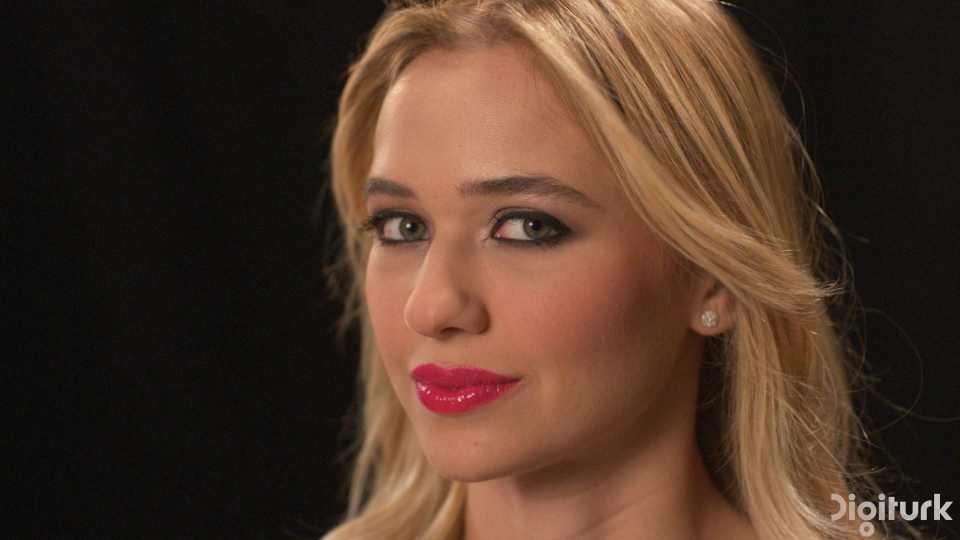
#> input picture debug_frames_decoder/frame_000000_05_iframe_reconstructed_raw.png, 1920 x 1080 px (shown at 1/2 size)
$ python quantum_compressor_wrapper.py --input_image debug_frames_decoder/frame_000000_05_iframe_reconstructed_raw.png --output_dir out
#> lines starting #> are read from the running program, lines starting #| are printed output that depends on the picture
# backend/quantum_compressor_wrapper.py
import pennylane as qml
from pennylane import numpy as np_pl # Use alias to avoid confusion with standard numpy
from PIL import Image
from scipy.fftpack import dct, idct
import numpy # Standard numpy for some operations if needed
import matplotlib
matplotlib.use('Agg') # For non-interactive plotting
import matplotlib.pyplot as plt
from matplotlib.colors import SymLogNorm
import math
import os
import argparse
import json
import sys
import traceback

# --- Parameters (will be set by argparse) ---
# IMAGE_PATH, OUTPUT_DIR, BLOCK_SIZE, COEFFICIENT_QUBITS, Q_FACTOR
# POS_QUBITS_PER_DIM, X_POS_QUBITS, Y_POS_QUBITS, AUX_QUBITS, TOTAL_QUBITS

# --- Helper Functions --- (Copied from your script, with minor adjustments)
def image_to_grayscale_matrix(image_path):
    try:
        img = Image.open(image_path).convert('L')
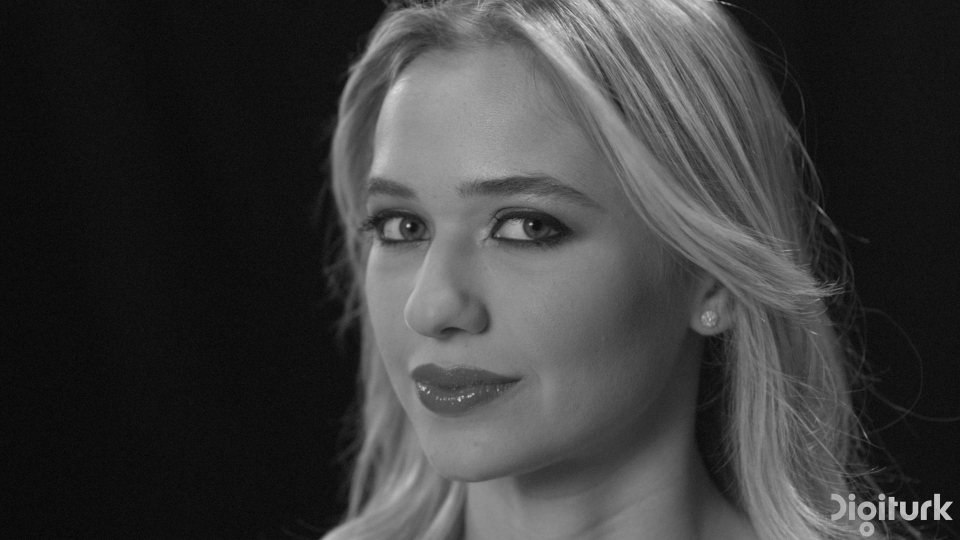
#> img: PIL image 1920x1080 L (shown at 1/2 size); min 0, max 225, mean 59.3
        return np_pl.array(img, dtype=float), img
    except FileNotFoundError:
        print(f"Error: Image not found at {image_path}. Creating a dummy image.", file=sys.stderr)
        dummy_img_arr = np_pl.zeros((128,128), dtype=float)
        for i in range(128):
            for j in range(128):
                dummy_img_arr[i,j] = (i+j) % 256
        dummy_pil_img = Image.fromarray(dummy_img_arr.astype(numpy.uint8), 'L')
        return dummy_img_arr, dummy_pil_img
    except Exception as e:
        print(f"Error loading image {image_path}: {e}", file=sys.stderr)
        raise

def dct2(block):
    return dct(dct(block.T, norm='ortho').T, norm='ortho')

def idct2(block):
    return idct(idct(block.T, norm='ortho').T, norm='ortho')

def quantize(block, q_factor):
    return np_pl.round(block / q_factor)

def dequantize(quantized_block, q_factor):
    return quantized_block * q_factor

# [49 lines left out: functions get_non_zero_coeffs, binary_representation, calculate_psnr, save_image_from_array, not called in this run]

# --- Main Processing ---
def main():
    parser = argparse.ArgumentParser(description="Experimental Quantum I-Frame Compressor (EFRQI based)")
    parser.add_argument('--input_image', type=str, required=True, help="Path to the input image.")
    parser.add_argument('--output_dir', type=str, required=True, help="Directory to save output images and plots.")
    parser.add_argument('--q_factor', type=int, default=30, help="Quantization factor.")
    parser.add_argument('--block_size', type=int, default=8, choices=[4, 8, 16], help="Block size for DCT (e.g., 8 for 8x8).")
    parser.add_argument('--coeff_qubits', type=int, default=8, help="Number of qubits for coefficient magnitude.")
    parser.add_argument('--visualize_first_block', action='store_true', help="Enable detailed visualization for the first non-empty block (can be slow).")

    args = parser.parse_args()

    # --- Parameters from args ---
    IMAGE_PATH = args.input_image
    OUTPUT_DIR = args.output_dir
    BLOCK_SIZE = args.block_size
    COEFFICIENT_QUBITS = args.coeff_qubits
    Q_FACTOR = args.q_factor

    POS_QUBITS_PER_DIM = math.ceil(math.log2(BLOCK_SIZE))
    X_POS_QUBITS = POS_QUBITS_PER_DIM
    Y_POS_QUBITS = POS_QUBITS_PER_DIM
    AUX_QUBITS = 1  # For EFRQI construction
    TOTAL_QUBITS = COEFFICIENT_QUBITS + X_POS_QUBITS + Y_POS_QUBITS + AUX_QUBITS

    results = {
        "status": "processing",
        "parameters": vars(args),
        "output_files": {}
    }

    print(f"--- Quantum Compressor Configuration ---")
    print(f"Input image: {IMAGE_PATH}")
    print(f"Output directory: {OUTPUT_DIR}")
    print(f"Block size: {BLOCK_SIZE}x{BLOCK_SIZE}")
    print(f"Coefficient qubits: {COEFFICIENT_QUBITS}")
    print(f"X position qubits: {X_POS_QUBITS}")
    print(f"Y position qubits: {Y_POS_QUBITS}")
    print(f"Auxiliary qubits: {AUX_QUBITS}")
    print(f"Total qubits for EFRQI circuit: {TOTAL_QUBITS}")
    print(f"Quantization Factor (Q): {Q_FACTOR}")
    print(f"Visualize first block: {args.visualize_first_block}")
    print(f"--------------------------------------\n")

    if not os.path.exists(OUTPUT_DIR):
        os.makedirs(OUTPUT_DIR)
        print(f"Created output directory: {OUTPUT_DIR}")

    try:
        original_image_matrix, original_pil_img = image_to_grayscale_matrix(IMAGE_PATH)
        H, W = original_image_matrix.shape
        print(f"Original image dimensions: {H}x{W}")

        base_image_name = os.path.splitext(os.path.basename(IMAGE_PATH))[0]

        raw_image_filename = f"{base_image_name}_original_grayscale"
        raw_image_path = os.path.join(OUTPUT_DIR, raw_image_filename)
        saved_raw_path = save_image_from_array(original_image_matrix.astype(numpy.uint8), raw_image_path, original_pil_img)
        if saved_raw_path: results["output_files"]["original_grayscale"] = saved_raw_path

        padded_H = math.ceil(H / BLOCK_SIZE) * BLOCK_SIZE
        padded_W = math.ceil(W / BLOCK_SIZE) * BLOCK_SIZE
        padded_image_matrix = np_pl.zeros((padded_H, padded_W), dtype=float) # Ensure float for dct
        padded_image_matrix[0:H, 0:W] = original_image_matrix
        reconstructed_image_matrix = np_pl.zeros((padded_H, padded_W), dtype=float)

        # --- EFRQI Quantum Circuit Definition ---
        coeff_wires = list(range(COEFFICIENT_QUBITS))
        aux_wire = COEFFICIENT_QUBITS
        x_pos_wires = list(range(aux_wire + 1, aux_wire + 1 + X_POS_QUBITS))
        y_pos_wires = list(range(x_pos_wires[-1] + 1, x_pos_wires[-1] + 1 + Y_POS_QUBITS))

        dev = qml.device("default.qubit", wires=TOTAL_QUBITS)

        # [29 lines left out: function efrqi_block_encoder_visual, not called in this run]


        num_blocks_processed = 0
        total_non_zero_classical_coeffs = 0
        first_block_processed_for_viz = False

        print(f"\nProcessing image in {BLOCK_SIZE}x{BLOCK_SIZE} blocks...")
        for r_base in range(0, padded_H, BLOCK_SIZE):
            for c_base in range(0, padded_W, BLOCK_SIZE):
                block_original = padded_image_matrix[r_base:r_base+BLOCK_SIZE, c_base:c_base+BLOCK_SIZE]
                dct_block = dct2(block_original)
                quantized_dct_block = quantize(dct_block, Q_FACTOR)
                non_zero_classical = get_non_zero_coeffs(quantized_dct_block)
                total_non_zero_classical_coeffs += len(non_zero_classical)

                if args.visualize_first_block and not first_block_processed_for_viz and len(non_zero_classical) > 0:
                    print(f"\n--- Visualizing First Non-Empty Block Processing (Block at {r_base},{c_base}) ---")
                    fig_dct, axes_dct = plt.subplots(1, 4, figsize=(20, 5))
                    axes_dct[0].imshow(block_original, cmap='gray', vmin=0, vmax=255)
                    axes_dct[0].set_title("Original Block")
                    axes_dct[0].axis('off')
                    norm_dct_coeffs = SymLogNorm(linthresh=0.1, linscale=0.3, base=10, vmin=dct_block.min(), vmax=dct_block.max())
                    im_dct = axes_dct[1].imshow(dct_block, cmap='coolwarm', norm=norm_dct_coeffs)
                    axes_dct[1].set_title("DCT Coefficients")
                    axes_dct[1].axis('off')
                    fig_dct.colorbar(im_dct, ax=axes_dct[1], orientation='vertical', fraction=0.046, pad=0.04)
                    norm_quant_coeffs = SymLogNorm(linthresh=0.1, linscale=0.3, base=10, vmin=quantized_dct_block.min(), vmax=quantized_dct_block.max())
                    im_quant = axes_dct[2].imshow(quantized_dct_block, cmap='coolwarm', norm=norm_quant_coeffs)
                    axes_dct[2].set_title(f"Quantized DCT (Q={Q_FACTOR})")
                    axes_dct[2].axis('off')
                    fig_dct.colorbar(im_quant, ax=axes_dct[2], orientation='vertical', fraction=0.046, pad=0.04)

                    temp_reconstructed_quant_dct_block = np_pl.zeros((BLOCK_SIZE, BLOCK_SIZE))
                    for coeff_info in non_zero_classical:
                         temp_reconstructed_quant_dct_block[coeff_info['row'], coeff_info['col']] = coeff_info['value_quantized']
                    temp_dequantized_block = dequantize(temp_reconstructed_quant_dct_block, Q_FACTOR)
                    temp_idct_block = idct2(temp_dequantized_block)
                    axes_dct[3].imshow(np_pl.clip(temp_idct_block,0,255), cmap='gray', vmin=0, vmax=255)
                    axes_dct[3].set_title("Reconstructed Block")
                    axes_dct[3].axis('off')
                    plt.suptitle(f"DCT Processing for Block at ({r_base},{c_base})", fontsize=16)
                    plt.tight_layout(rect=[0, 0, 1, 0.96])
                    dct_viz_filename = f"{base_image_name}_dct_visualization_block_{r_base}_{c_base}_Q{Q_FACTOR}.png"
                    dct_viz_path = os.path.join(OUTPUT_DIR, dct_viz_filename)
                    plt.savefig(dct_viz_path)
                    results["output_files"]["dct_visualization"] = dct_viz_path
                    print(f"Saved DCT visualization plot to {dct_viz_path}")
                    plt.close(fig_dct)

                    if len(non_zero_classical) > 0:
                        representative_coeff_for_circuit = [non_zero_classical[0]]
                        print(f"\nDrawing EFRQI quantum circuit for encoding ONE representative coefficient:")
                        try:
                            fig_circuit, ax_circuit = qml.draw_mpl(efrqi_block_encoder_visual, decimals=0, style="solarized_light", expansion_strategy="device")(representative_coeff_for_circuit)
                            fig_circuit.suptitle("EFRQI Circuit for One Coefficient", fontsize=14)
                            circuit_viz_filename = f"{base_image_name}_efrqi_circuit_one_coeff_Q{Q_FACTOR}.png"
                            circuit_viz_path = os.path.join(OUTPUT_DIR, circuit_viz_filename)
                            plt.savefig(circuit_viz_path)
                            results["output_files"]["efrqi_circuit_visualization"] = circuit_viz_path
                            print(f"Saved circuit visualization plot to {circuit_viz_path}")
                            plt.close(fig_circuit)
                        except Exception as e_mpl:
                            print(f"  Matplotlib circuit drawing failed: {e_mpl}.", file=sys.stderr)
                    print(f"--- End Visualization for First Non-Empty Block ---")
                    first_block_processed_for_viz = True

                # Reconstruct this block for the final image
                reconstructed_quant_dct_block_current = np_pl.zeros((BLOCK_SIZE, BLOCK_SIZE))
                for coeff_info in non_zero_classical:
                    reconstructed_quant_dct_block_current[coeff_info['row'], coeff_info['col']] = coeff_info['value_quantized']

                dequantized_block = dequantize(reconstructed_quant_dct_block_current, Q_FACTOR)
                idct_block = idct2(dequantized_block)
                reconstructed_image_matrix[r_base:r_base+BLOCK_SIZE, c_base:c_base+BLOCK_SIZE] = idct_block

                num_blocks_processed += 1
                if num_blocks_processed % 200 == 0 and num_blocks_processed > 0 :
                    print(f"Processed {num_blocks_processed} blocks...")

        print(f"\nFinished processing {num_blocks_processed} blocks.")

        reconstructed_image_matrix_clipped = np_pl.clip(reconstructed_image_matrix, 0, 255)
        reconstructed_image_final = reconstructed_image_matrix_clipped[0:H, 0:W]

        psnr_value = calculate_psnr(original_image_matrix, reconstructed_image_final)
        results["psnr"] = float(psnr_value) # Ensure it's standard float for JSON
        print(f"\nPSNR: {psnr_value:.2f} dB")

        compressed_image_filename = f"{base_image_name}_reconstructed_Q{Q_FACTOR}"
        compressed_image_path = os.path.join(OUTPUT_DIR, compressed_image_filename)
        saved_reconstructed_path = save_image_from_array(reconstructed_image_final.astype(numpy.uint8), compressed_image_path, original_pil_img)
        if saved_reconstructed_path: results["output_files"]["reconstructed_image"] = saved_reconstructed_path

        # Final comparison plot
        fig_final, axes_final = plt.subplots(1, 2, figsize=(12, 6))
        axes_final[0].imshow(original_image_matrix, cmap='gray', vmin=0, vmax=255)
        axes_final[0].set_title("Original Grayscale Image")
        axes_final[0].axis('off')
        axes_final[1].imshow(reconstructed_image_final, cmap='gray', vmin=0, vmax=255)
        axes_final[1].set_title(f"Reconstructed (Simulated EFRQI)\nPSNR: {psnr_value:.2f} dB, Q={Q_FACTOR}")
        axes_final[1].axis('off')
        plt.tight_layout()
        final_comp_filename = f"{base_image_name}_comparison_Q{Q_FACTOR}.png"
        final_comp_path = os.path.join(OUTPUT_DIR, final_comp_filename)
        plt.savefig(final_comp_path)
        results["output_files"]["comparison_plot"] = final_comp_path
        print(f"Saved final comparison plot to {final_comp_path}")
        plt.close(fig_final)

        bits_per_nz_coeff_classical = COEFFICIENT_QUBITS + X_POS_QUBITS + Y_POS_QUBITS
        original_total_bits = H * W * 8
        compressed_total_bits_classical = total_non_zero_classical_coeffs * bits_per_nz_coeff_classical

        results["original_total_bits"] = original_total_bits
        results["compressed_total_bits_classical_data"] = compressed_total_bits_classical
        if compressed_total_bits_classical > 0:
            compression_ratio = original_total_bits / compressed_total_bits_classical
            results["estimated_classical_compression_ratio"] = float(compression_ratio)
            print(f"Original size (est.): {original_total_bits / 8 / 1024:.2f} KB")
            print(f"Compressed size (classical data for quantum encoding, est.): {compressed_total_bits_classical / 8 / 1024:.2f} KB")
            print(f"Estimated Classical Compression Ratio for EFRQI data: {compression_ratio:.2f}:1")
        else:
            results["estimated_classical_compression_ratio"] = "Infinity (no non-zero coeffs)"
            print("No non-zero coefficients after quantization.")

        results["status"] = "success"

    except Exception as e:
        print(f"Error during quantum compression processing: {e}", file=sys.stderr)
        traceback.print_exc(file=sys.stderr)
        results["status"] = "error"
        results["error_message"] = str(e)
    finally:
        # Output results as JSON as the last line to stdout
        sys.stdout.flush() # Ensure all prior prints are done
        sys.stderr.flush()
        print(json.dumps(results))


if __name__ == "__main__":
    main()
#> (the call stopped at in image_to_grayscale_matrix, `return np_pl.array(img, dtype=float), img`: pennylane is not available in this run)

$ run again, on debug_frames_decoder/frame_000020_05_iframe_reconstructed_raw.png
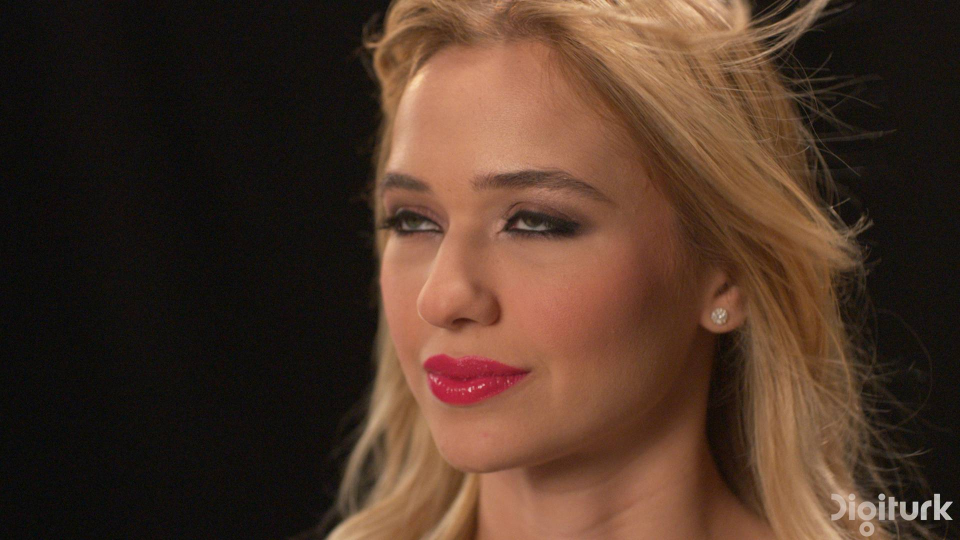
#> input picture debug_frames_decoder/frame_000020_05_iframe_reconstructed_raw.png, 1920 x 1080 px (shown at 1/2 size)
#> in image_to_grayscale_matrix, `img = Image.open(image_path).convert('L')`:
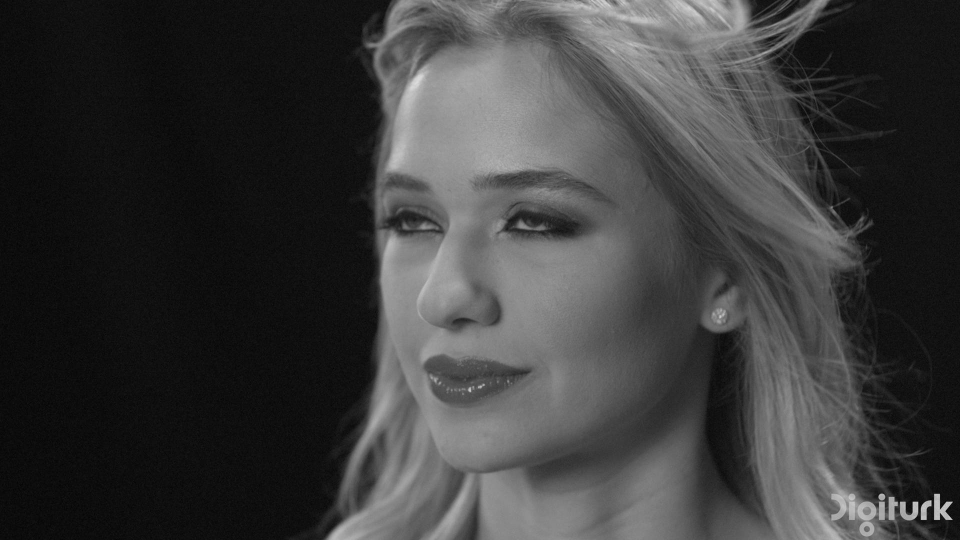
#> img: PIL image 1920x1080 L (shown at 1/2 size); min 0, max 220, mean 58.8
